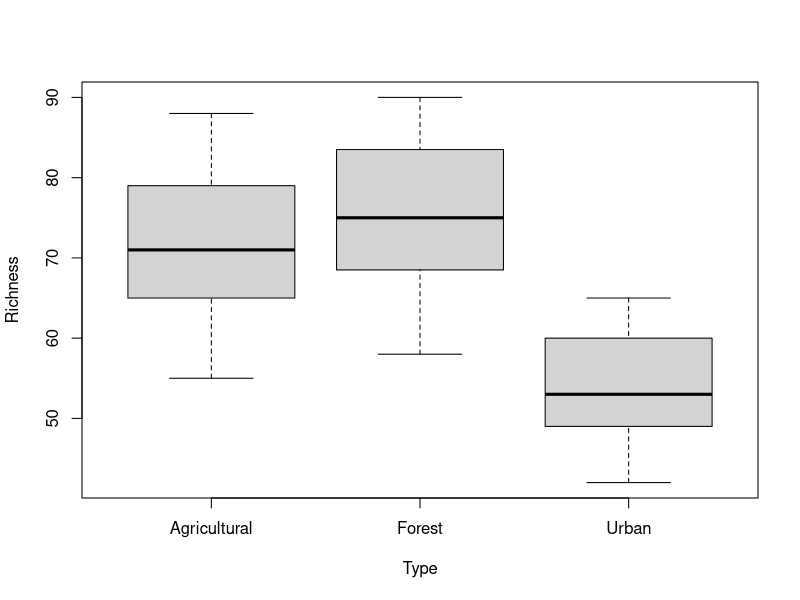
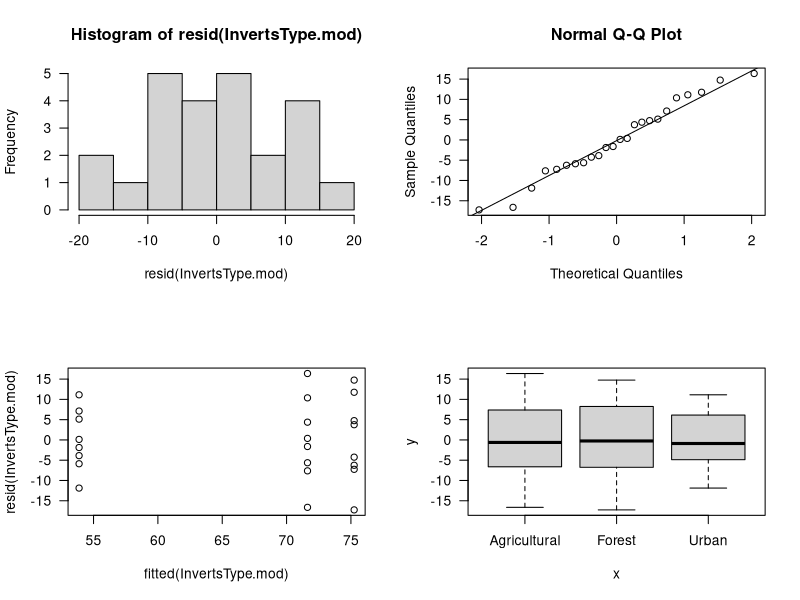
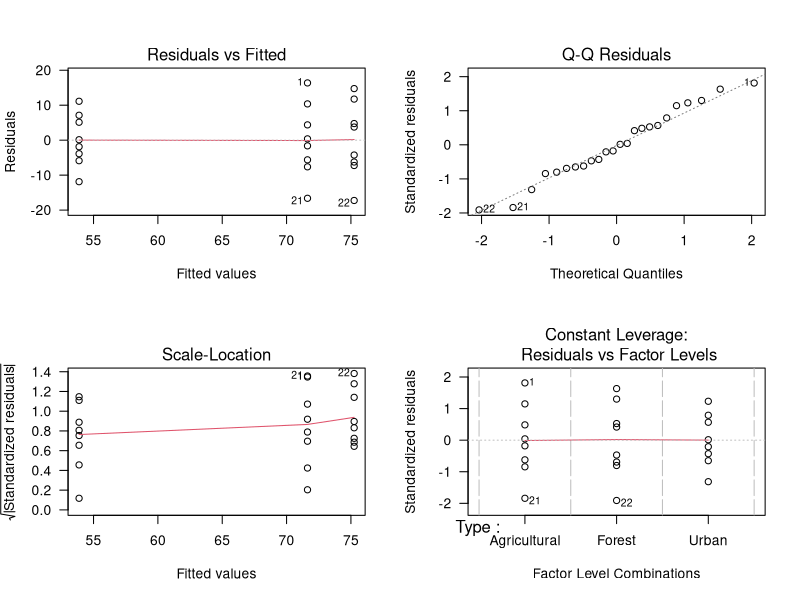
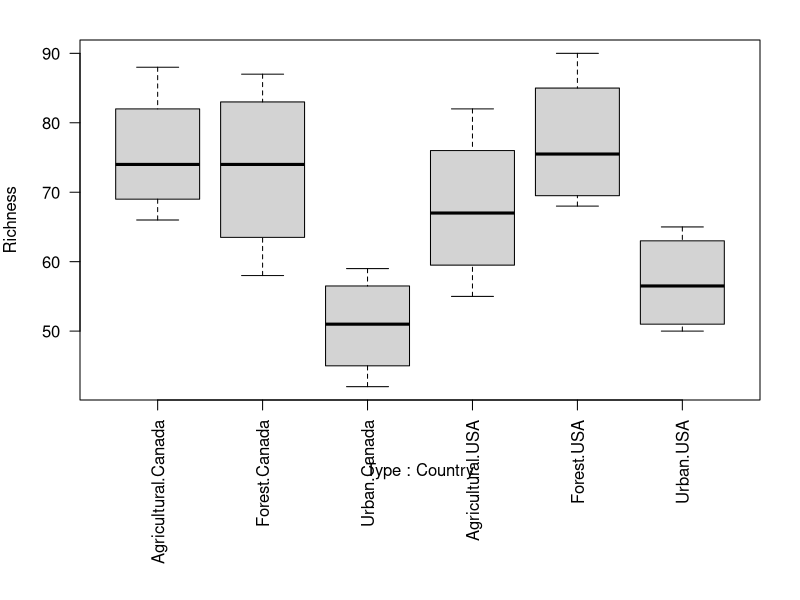
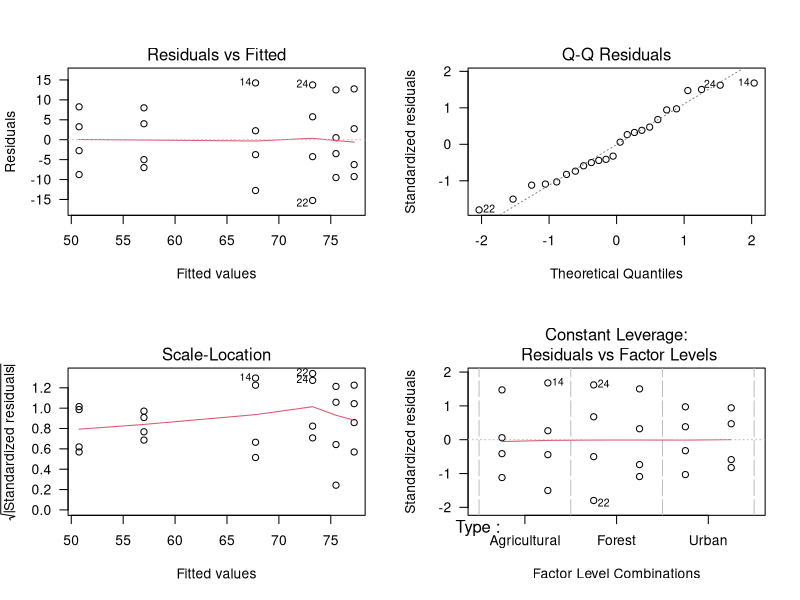

Source code (R) for these figures, in order: (Note: this script raises an error after producing the figures.)
## ---- chunk 1
## Load packages that would theoretically have been loaded during previous lessons, to allow for functioning as a standalone script
library("dplyr")
library("tidyr")
## ---- chunk 2
# Read in Inverts data (first introduced in functions lesson)
	Inverts <- read.csv(file="../Data/Inverts.csv", stringsAsFactors=TRUE, header=TRUE)

# Or, if Inverts is already in your environment with Type and Country as characters, 
#   convert them to factors
	Inverts <- Inverts %>% mutate(Type = as.factor(Type), Country = as.factor(Country))
## ---- chunk 3
plot(Richness ~ Type, data=Inverts)
## ---- chunk 4
# Set default values to op to be able to re-set later; 
# set current values to contr.helmert for unordered factors and contr.poly for ordered factors.
op <- options(contrasts = c(unordered="contr.helmert", ordered="contr.poly")) 

# Check contrasts in current settings, if you'd like
options()$contrasts
## ---- chunk 5
InvertsType.mod <- aov(Richness ~ Type, data=Inverts)
## ---- chunk 6
summary(InvertsType.mod)
## ---- chunk 7
par(mfrow=c(2,2))  # Set plot layout
hist(resid(InvertsType.mod), las=1)  # Look at distribution of residuals
qqnorm(resid(InvertsType.mod), las=1)  # Compare distribution of residuals to a normal distribution
qqline(resid(InvertsType.mod))
plot(fitted(InvertsType.mod), resid(InvertsType.mod), las=1)  # Do residuals vary by fitted values?
plot(Inverts$Type, resid(InvertsType.mod), las=1)  # Do the residuals vary by group?
par(mfrow=c(1,1))  # Re-set plot layout
## ---- chunk 8
par(mfrow=c(2,2))  # Set plot layout for 4 plots
plot(InvertsType.mod, las=1)  # Plot residuals for our ANOVA
par(mfrow=c(1,1))  # Re-set plot layout
## ---- chunk 9
TukeyHSD(InvertsType.mod)
## ---- chunk 10
p <- par(mar=c(10,4,2,2))  # Save current parameters & re-set margins to allow for long x-axis labels
boxplot(Richness ~ Type + Country, data=Inverts, las=2)
par(p)  # Reset margins
## ---- chunk 11
Inverts2way.mod <- aov(Richness ~ Type * Country, data=Inverts)
summary(Inverts2way.mod)  # F-test with Type I Sum of Squares (probably not appropriate!)
## ---- chunk 12
# With drop1, the scope argument designates the terms to be dropped; the . means all of them.
drop1(Inverts2way.mod, scope = ~., test="F")  

library("car")
Anova(Inverts2way.mod, type="III")  # Specify Type III SS
## ---- chunk 13
par(mfrow=c(2,2))  # Set plot layout
plot(Inverts2way.mod, las=1)
par(mfrow=c(1,1))  # Re-set plot layout
## ---- chunk 14
library("lsmeans")
# Which Types vary from the others, using a Tukey test?
	cld(lsmeans(Inverts2way.mod, specs="Type"), alpha=0.05, adjust="tukey", Letters=letters) 
